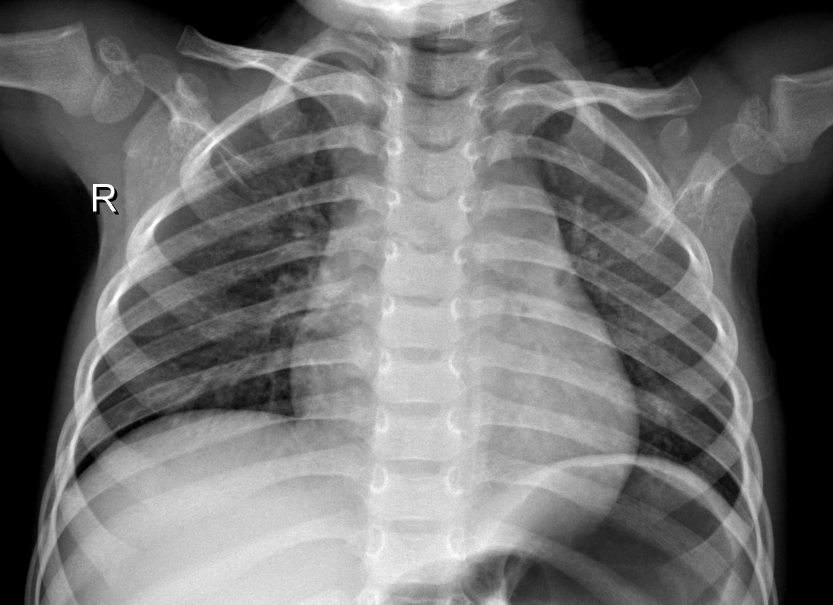
#> input picture Dataset/IM-0215-0001.jpeg, 1666 x 1209 px, found by its file name (shown at 1/2 size)
$ jupyter execute drawing.ipynb   (shell and % lines are left out)
#> lines starting #> are read from the running program, lines starting #| are printed output that depends on the picture; after the words box and inside, x2 and y2 are one past the last pixel; in counts of white or black regions, pixels touching at a corner belong together
<a href="https://colab.research.google.com/github/hanifnurf/TKC_Covid19/blob/main/opencv_basic/drawing.ipynb" target="_parent"></a>

[cell 1]
import wget
url = "https://github.com/hanifnurf/TKC_Covid19/blob/main/Dataset/IM-0215-0001.jpeg?raw=true"
wget.download(url)

[cell 2]
# import the necessary packages
from matplotlib import pyplot as plt
import numpy as np
import cv2

[cell 3]
def plt_imshow(title, image):
	# convert the image frame BGR to RGB color space and display it
#> called with title = 'Canvas'
	image = cv2.cvtColor(image, cv2.COLOR_BGR2RGB)
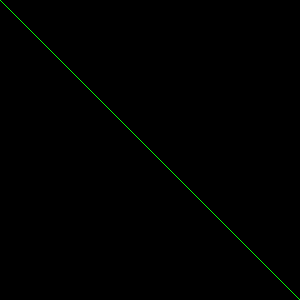
#> image: shape (300, 300, 3); mean R, G, B 0, 0.8, 0
	plt.imshow(image)
	plt.title(title)
	plt.grid(False)
	plt.show()

[cell 4]
# initialize our canvas as a 300x300 pixel image with 3 channels
# (Red, Green, and Blue) with a black background
canvas = np.zeros((300, 300, 3), dtype="uint8")

[cell 5]
# draw a green line from the top-left corner of our canvas to the
# bottom-right
green = (0, 255, 0)
cv2.line(canvas, (0, 0), (300, 300), green)
plt_imshow("Canvas", canvas)

# draw a 3 pixel thick red line from the top-right corner to the
# bottom-left
red = (0, 0, 255)
cv2.line(canvas, (300, 0), (0, 300), red, 3)
plt_imshow("Canvas", canvas)
#> call 2 of plt_imshow, with title = 'Canvas'
#> in plt_imshow (call 2), `image = cv2.cvtColor(image, cv2.COLOR_BGR2RGB)`:
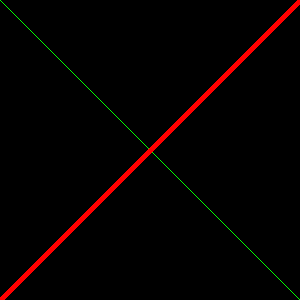
#> image: shape (300, 300, 3); mean R, G, B 5.9, 0.8, 0

[cell 6]
# draw a green 50x50 pixel square, starting at 10x10 and ending at 60x60
cv2.rectangle(canvas, (10, 10), (60, 60), green)
plt_imshow("Canvas", canvas)

# draw another rectangle, this one red with 5 pixel thickness
cv2.rectangle(canvas, (50, 200), (200, 225), red, 5)
plt_imshow("Canvas", canvas)

# draw a final rectangle (blue and filled in )
blue = (255, 0, 0)
cv2.rectangle(canvas, (200, 50), (225, 125), blue, -1)
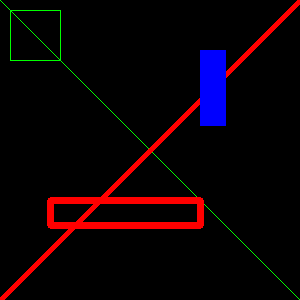
#> canvas: shape (300, 300, 3); mean of channels 0, 1, 2 5.6, 1.4, 12; drawn as B, G, R
plt_imshow("Canvas", canvas)

[cell 7]
# re-initialize our canvas as an empty array, then compute the
# center (x, y)-coordinates of the canvas
canvas = np.zeros((300, 300, 3), dtype="uint8")
(centerX, centerY) = (canvas.shape[1] // 2, canvas.shape[0] // 2)
white = (255, 255, 255)

# loop over increasing radii, from 25 pixels to 150 pixels in 25
# pixel increments
for r in range(0, 175, 25):
	# draw a white circle with the current radius size
	cv2.circle(canvas, (centerX, centerY), r, white)
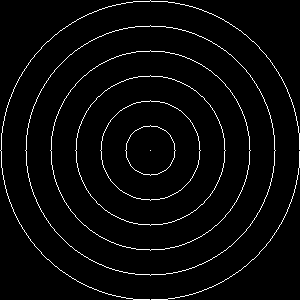
#> canvas: shape (300, 300, 3); 3.3% white in thin lines or dots

# show our work of art
plt_imshow("Canvas", canvas)

[cell 8]
# re-initialize our canvas once again
canvas = np.zeros((300, 300, 3), dtype="uint8")

# let's draw 25 random circles
for i in range(0, 25):
	# randomly generate a radius size between 5 and 200, generate a
	# random color, and then pick a random point on our canvas where
	# the circle will be drawn
	radius = np.random.randint(5, high=200)
	color = np.random.randint(0, high=256, size=(3,)).tolist()
	pt = np.random.randint(0, high=300, size=(2,))

	# draw our random circle on the canvas
	cv2.circle(canvas, tuple(pt), radius, color, -1)
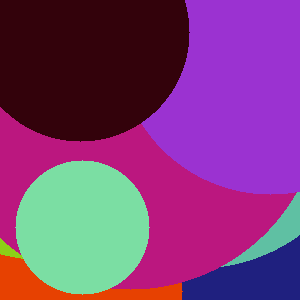
#> canvas: shape (300, 300, 3); mean of channels 0, 1, 2 120.2, 61, 125.3; drawn as B, G, R

# display our masterpiece to our screen
plt_imshow("Canvas", canvas)

[cell 9]
# since we are using Jupyter Notebooks we can replace our argument
# parsing code with *hard coded* arguments and values
args = {
	"image": "IM-0215-0001.jpeg"
}

[cell 10]
# load the input image from disk
image = cv2.imread(args["image"])
#> image is the input picture: shape (1209, 1666, 3); min 0, max 255, mean 109.7

cv2.rectangle(image, (400, 200), (1200, 600), (0, 255, 255), -1)
cv2.rectangle(image, (450, 250), (1150, 550), (0, 0, 255), 1)
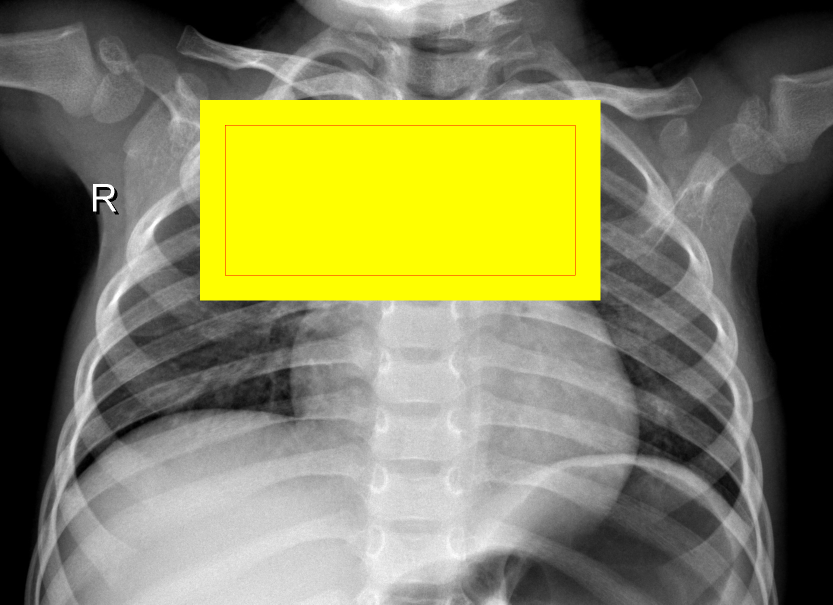
#> image: shape (1209, 1666, 3) (shown at 1/2 size); mean B, G, R 89.5, 129.9, 130.2

# show the output image
plt_imshow("Output", image)

$ run again, with Dataset/covid (13).jpg copied over Dataset/IM-0215-0001.jpeg
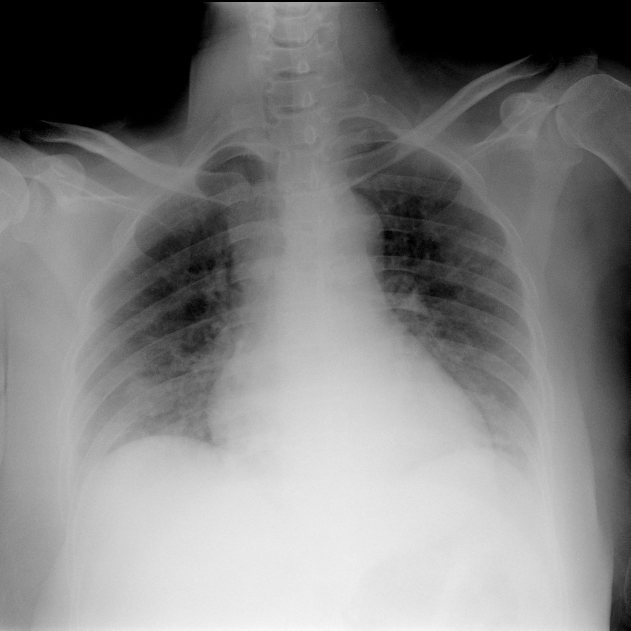
#> input picture Dataset/covid (13).jpg, 1261 x 1262 px, found by its file name (shown at 1/2 size)
#> image is the input picture: shape (1262, 1261, 3); min 0, max 251, mean 129.4
#> `cv2.rectangle(image, (400, 200), (1200, 600), (0, 255, 255), -1)`:
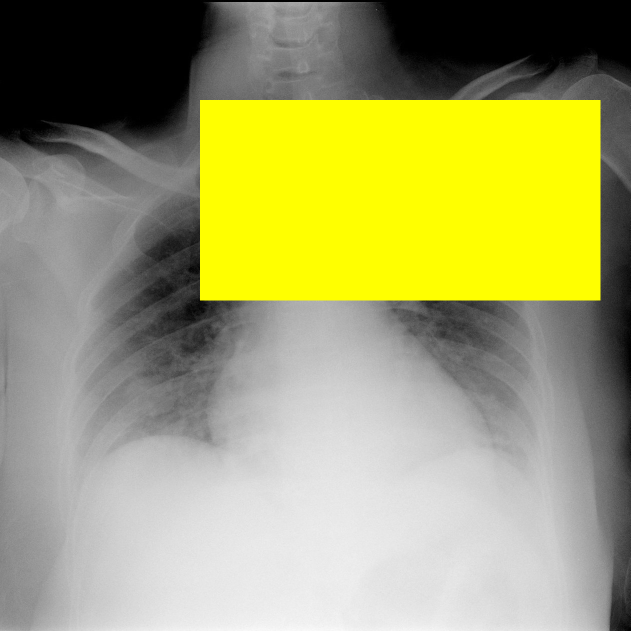
#> image: shape (1262, 1261, 3) (shown at 1/2 size); mean B, G, R 109.4, 160.9, 160.9
#> `cv2.rectangle(image, (450, 250), (1150, 550), (0, 0, 255), 1)`:
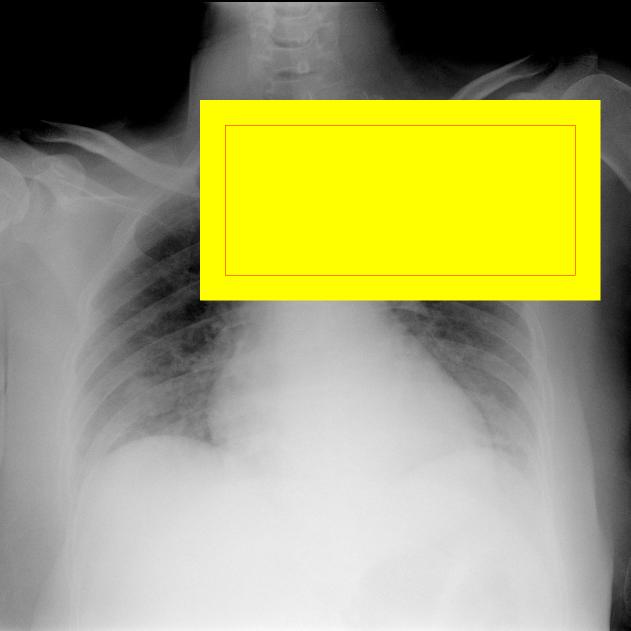
#> image: shape (1262, 1261, 3) (shown at 1/2 size); 0.13% of pixels changed, all inside (x1, y1, x2, y2) = (450, 250, 1151, 551)
